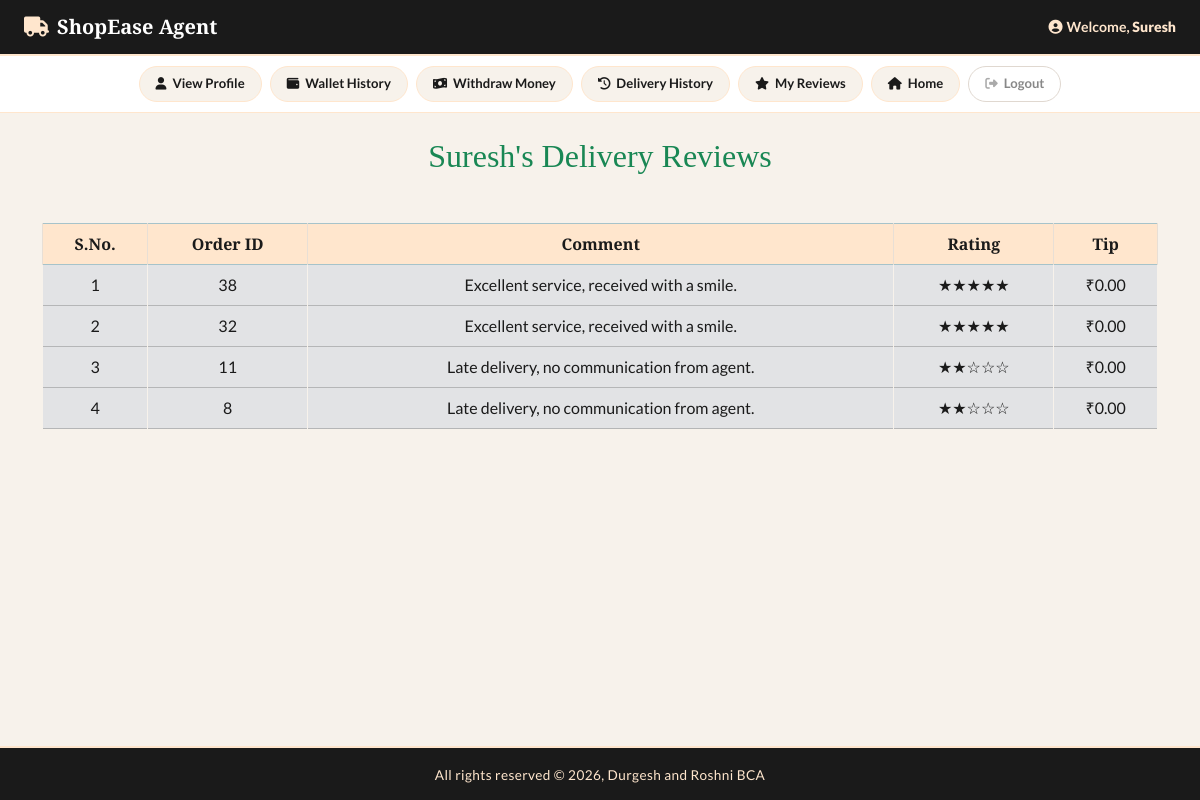
The page /agent_mode/profile_page.php?agent_id=4&view_reviews on the database its author committed.
### tables this page shows
CREATE TABLE IF NOT EXISTS deliveryAgent (
        agentID INT AUTO_INCREMENT PRIMARY KEY,
    first_name VARCHAR(50) NOT NULL,
    last_name VARCHAR(50),
    availabilityStatus VARCHAR(20) NOT NULL DEFAULT "Offline",  
    phone_no BIGINT UNIQUE NOT NULL,  
    email VARCHAR(100) UNIQUE NOT NULL,
    password VARCHAR(50) NOT NULL,
    dob DATE NOT NULL,
    age INT DEFAULT 0  
);

CREATE TABLE IF NOT EXISTS DeliveryReview (
        deliveryReviewID INT NOT NULL, 
    orderID INT NOT NULL,
    agentID INT NOT NULL,
    comment TEXT,
    rating INT DEFAULT 5 CHECK (rating >= 1 AND rating <= 5),
    tip DECIMAL(10, 2) DEFAULT 0,
    FOREIGN KEY (orderID) REFERENCES `order`(orderID) ON DELETE CASCADE,
    FOREIGN KEY (agentID) REFERENCES deliveryAgent(agentID) ON DELETE CASCADE 
     
);

### agent_mode/profile_page.php (the view, shortened to what this page needs)
<?php
include ('../includes/connect.php');
if (isset($_GET['agent_id'])) {
    $agent_id = $_GET['agent_id'];
    $get_data = "SELECT * FROM deliveryAgent WHERE agentID = $agent_id;";
    $result_get = mysqli_query($con, $get_data);
    $row_data   = mysqli_fetch_assoc($result_get);
    $agent_id     = $row_data["agentID"];
    $agent_fname  = $row_data['first_name'];
    $agent_lname  = $row_data['last_name'];
    $agent_status = $row_data['availabilityStatus'];
    $agent_name   = $agent_lname ? "$agent_fname $agent_lname" : $agent_fname;
    $nextPage = ($agent_status == "Offline") ? "offlineHome" : "home";
}
?>
<!DOCTYPE html>
<html lang="en">
<head>
    <link href="https://cdn.jsdelivr.net/npm/bootstrap@5.3.3/dist/css/bootstrap.min.css" rel="stylesheet">
    <link rel="stylesheet" href="https://cdnjs.cloudflare.com/ajax/libs/font-awesome/6.5.1/css/all.min.css">
    <link rel="stylesheet" href="../style.css">
</head>
<body>
    <div class="app-topbar">
        <a href="index.php?agent_id=<?php echo $agent_id . '&' . $nextPage; ?>" class="brand">
            <i class="fas fa-truck"></i> ShopEase Agent
        </a>
        <div class="topbar-right">
            <span class="welcome-text"><i class="fas fa-user-circle me-1"></i>Welcome, <strong><?php echo $agent_name; ?></strong></span>
        </div>
    </div>
    <div class="app-action-nav">
        <a href="profile_page.php?agent_id=<?php echo $agent_id; ?>&view_profile" class="app-nav-btn">
            <i class="fas fa-user"></i> View Profile
        </a>
        <a href="profile_page.php?agent_id=<?php echo $agent_id; ?>&wallet_history" class="app-nav-btn">
            <i class="fas fa-wallet"></i> Wallet History
        </a>
        <a href="profile_page.php?agent_id=<?php echo $agent_id; ?>&top_up" class="app-nav-btn">
            <i class="fas fa-money-bill-wave"></i> Withdraw Money
        </a>
        <a href="profile_page.php?agent_id=<?php echo $agent_id; ?>&history" class="app-nav-btn">
            <i class="fas fa-history"></i> Delivery History
        </a>
        <a href="profile_page.php?agent_id=<?php echo $agent_id; ?>&view_reviews" class="app-nav-btn">
            <i class="fas fa-star"></i> My Reviews
        </a>
        <a href="index.php?agent_id=<?php echo $agent_id . '&' . $nextPage; ?>" class="app-nav-btn">
            <i class="fas fa-home"></i> Home
        </a>
        <a href="../start.php" class="app-nav-btn logout-btn">
            <i class="fas fa-sign-out-alt"></i> Logout
        </a>
    </div>
    <div class="container my-4">
        <?php
        if (isset($_GET['view_profile']))   include('view_profile.php');
        elseif (isset($_GET['edit_profile'])) include('edit_profile.php');
        elseif (isset($_GET['history']))     include('agent_history.php');
        elseif (isset($_GET['top_up']))      include('top_up.php');
        elseif (isset($_GET['wallet_history'])) include('wallet_history.php');
        elseif (isset($_GET['view_reviews'])) include('agent_reviews.php');
        else include('view_profile.php');
        ?>
    </div>
    <?php include('../includes/footer.php'); ?>
</body>
</html>

### agent_mode/agent_reviews.php (shortened to what this page needs)
<?php
$fetch_dreview = "SELECT * FROM DeliveryReview WHERE agentID = $agent_id;";
$result_fetch = mysqli_query($con, $fetch_dreview);
$num_of_rows = mysqli_num_rows($result_fetch);
if ($num_of_rows == 0) {
    echo "<h2 class='text-center text-danger'> No Delivery Reviews have been submitted by the customers! </h2>";
} else {
    ?>
        <h2 class="text-center text-success"><?php echo "$agent_name's Delivery Reviews"; ?></h2>
    <table class="table table-bordered mt-5">
        <thead class="table-info text-center text-white">
            <tr>
                <th>S.No.</th>
                <th>Order ID</th>
                <th>Comment</th>
                <th>Rating</th>
                <th>Tip</th>
            </tr>
        </thead>
        <tbody class="table-secondary text-white">
            <?php
            $fetch_dreview = "SELECT * FROM DeliveryReview WHERE agentID = $agent_id ORDER BY orderID DESC;";
            $result_fetch = mysqli_query($con, $fetch_dreview);
            $count = 1;
            while ($fetch_row = mysqli_fetch_assoc($result_fetch)) {
                $order_id = $fetch_row["orderID"];
                $comment = $fetch_row['comment'];
                $rating = $fetch_row['rating'];
                $tip = $fetch_row['tip'];
                ?>
                <tr class='text-center align-middle'>
                    <td>
                        <?php echo $count++; ?>
                    </td>
                    <td>
                        <?php echo $order_id; ?>
                    </td>
                    <td>
                        <?php echo $comment; ?>
                    </td>
                    <td>
                        <?php
                        $stars = '';
                        $filledStars = intval($rating);
                        $emptyStars = 5 - $filledStars;
                        for ($i = 0; $i < $filledStars; $i++) {
                            $stars .= '★';
                        }
                        for ($i = 0; $i < $emptyStars; $i++) {
                            $stars .= '☆';
                        }
                        echo $stars;
                        ?>
                    </td>
                    <td>
                        <?php echo "₹$tip"; ?>
                    </td>
                </tr>
                <?php
            }
            ?>
        </tbody>
    </table>
    <?php
}
?>

### style.css (style rules this page uses)
* { margin: 0; padding: 0; box-sizing: border-box; }
body { background-color: #F7F2EB; font-family: 'Lato', sans-serif; color: #1A1A1A; }
.app-topbar { background: #1A1A1A; border-bottom: 2px solid #FFE6CD; padding: 12px 24px; display: flex; align-items: center; justify-content: space-between; box-shadow: 0 2px 10px rgba(0,0,0,0.18); flex-wrap: wrap; gap: 10px; }
.app-topbar .brand { font-family: 'Playfair Display', serif; font-size: 1.25rem; font-weight: 700; color: #FFFFFF; text-decoration: none; display: flex; align-items: center; gap: 8px; }
.app-topbar .brand i { color: #FFE6CD; }
.app-topbar .topbar-right { display: flex; align-items: center; gap: 18px; font-size: 0.88rem; }
.app-topbar .welcome-text { color: #FFE6CD; font-size: 0.88rem; font-weight: 600; }
.app-action-nav { background: #FFFFFF; border-bottom: 1px solid #FFE6CD; padding: 10px 20px; display: flex; flex-wrap: wrap; gap: 8px; justify-content: center; align-items: center; }
.app-nav-btn { display: inline-flex; align-items: center; gap: 6px; padding: 7px 16px; border-radius: 20px; font-size: 0.82rem; font-weight: 600; color: #1A1A1A; background: #F7F2EB; border: 1.5px solid #FFE6CD; text-decoration: none; transition: all 0.2s ease; white-space: nowrap; cursor: pointer; }
.app-nav-btn i { font-size: 0.78rem; color: #1A1A1A; }
.app-nav-btn.logout-btn { background: #FFFFFF; border-color: #e0d8d0; color: #888; }
.app-nav-btn.logout-btn i { color: #aaa; }
h1, h2, h3 { font-family: 'Playfair Display', serif; color: #1A1A1A; }
table { background: #FFFFFF; }
.table th { background: #FFE6CD; color: #1A1A1A; font-family: 'Playfair Display', serif; border-color: #e8dfd5; }
.table td { border-color: #F7F2EB; color: #1A1A1A; }

### agent_mode/profile_page.php (style rules this page uses)
body { background: #F7F2EB; overflow-x: hidden; }

### includes/footer.php (style rules this page uses)
body { margin: 0; padding: 0; min-height: 100vh; position: relative; }

### rows shown on the page
deliveryagent: first_name "Suresh"
deliveryreview: orderID "38", comment "Excellent service, received with a smile.", stars "★★★★★", tip "0.00"
deliveryreview: orderID "32", comment "Excellent service, received with a smile.", stars "★★★★★", tip "0.00"
deliveryreview: orderID "11", comment "Late delivery, no communication from agent.", stars "★★☆☆☆", tip "0.00"
deliveryreview: orderID "8", comment "Late delivery, no communication from agent.", stars "★★☆☆☆", tip "0.00"
